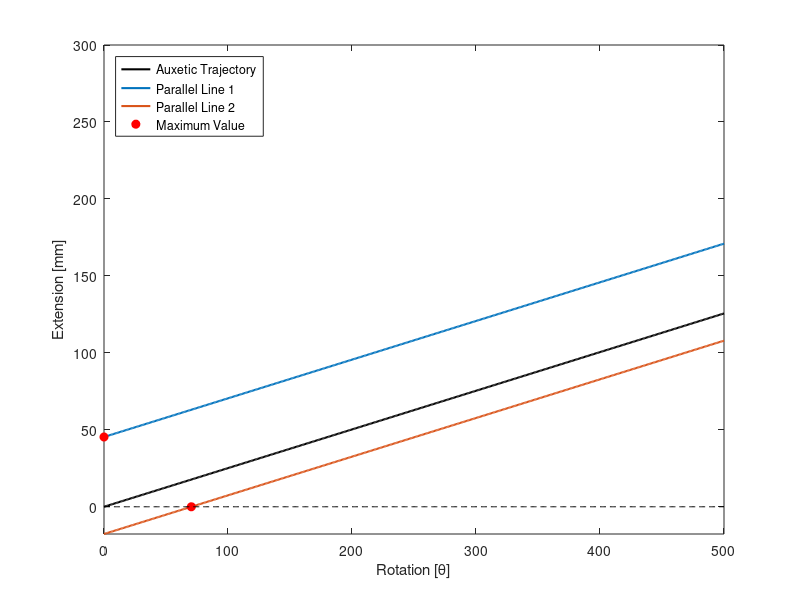

Here is the MATLAB script that generated this plot:
close all
clc

max_disp = 45.34; % in mm
max_theta = 70.42; % in degress

points = [0, max_disp; max_theta, 0]; % maximum extension and rotation

figure;

x = 0:500;

y = 0.2512 * x;

z = zeros(501, 1);

p2 = plot(x, y, 'k-', 'LineWidth', 1.5, 'DisplayName', 'Auxetic Trajectory');

% Defining parallel lines

y1 = 0.2512.*x + points(1, 2);
y2 = 0.2512.*(x - points(2, 1));

hold on
plot(x, y1, '-', 'LineWidth', 1.5, 'DisplayName', 'Parallel Line 1')
hold on
plot(x, y2, '-', 'LineWidth', 1.5, 'DisplayName', 'Parallel Line 2')
hold on
p1 = plot(points(:,1), points(:,2), 'ro', 'MarkerFaceColor', 'r', 'DisplayName', 'Maximum Value');
hold on
plot(x, z, 'k--', 'LineWidth', 0.1, 'HandleVisibility', 'off'); % Zero line


legend('Location','Northwest')

xlabel('Rotation [\theta]')
ylabel('Extension [mm]')

xlim([min(x) max(x)]);
ylim([min(y2) 300]);

% figure size

x0 = 1000;
y0 = 650;
width = 750;
height = 500;
set(gcf, 'position', [x0, y0, width, height])
